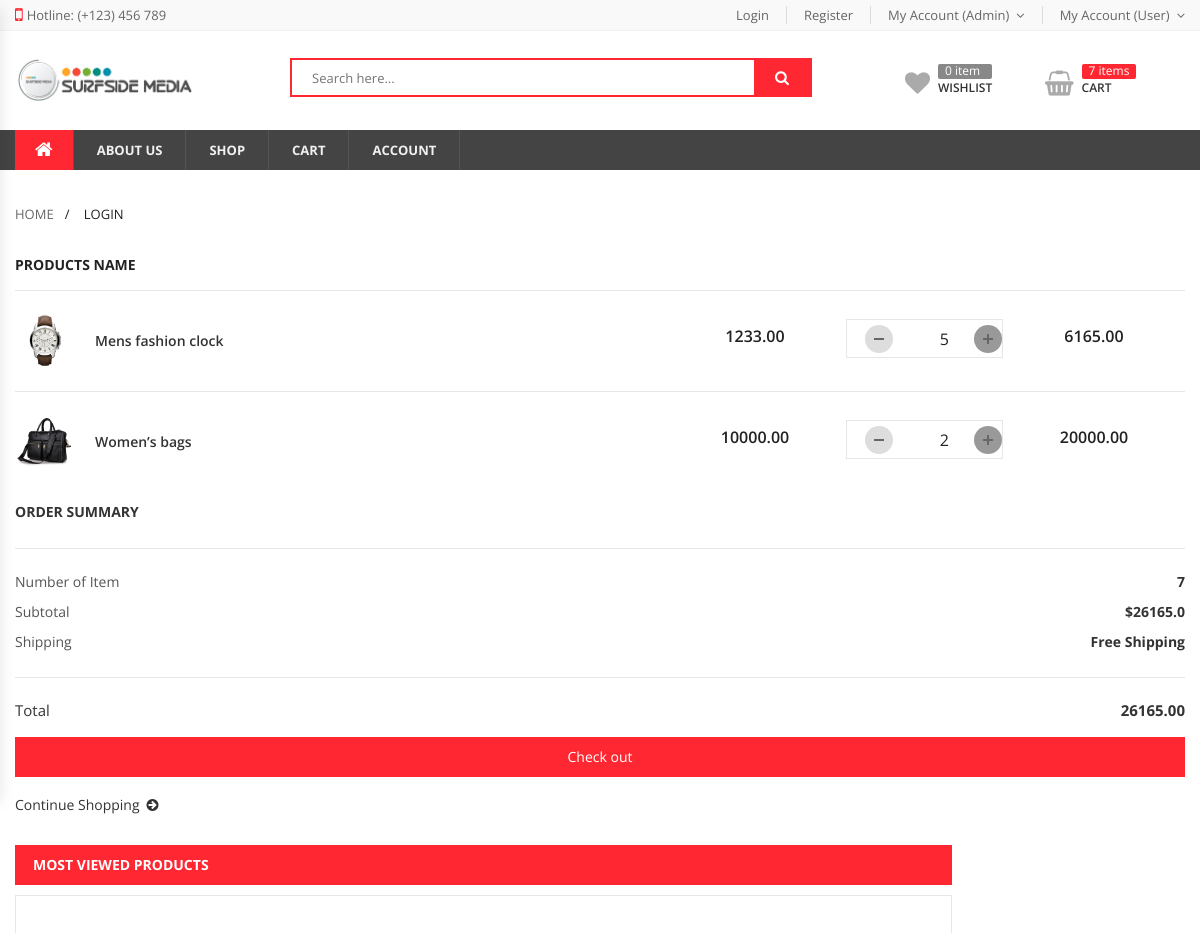
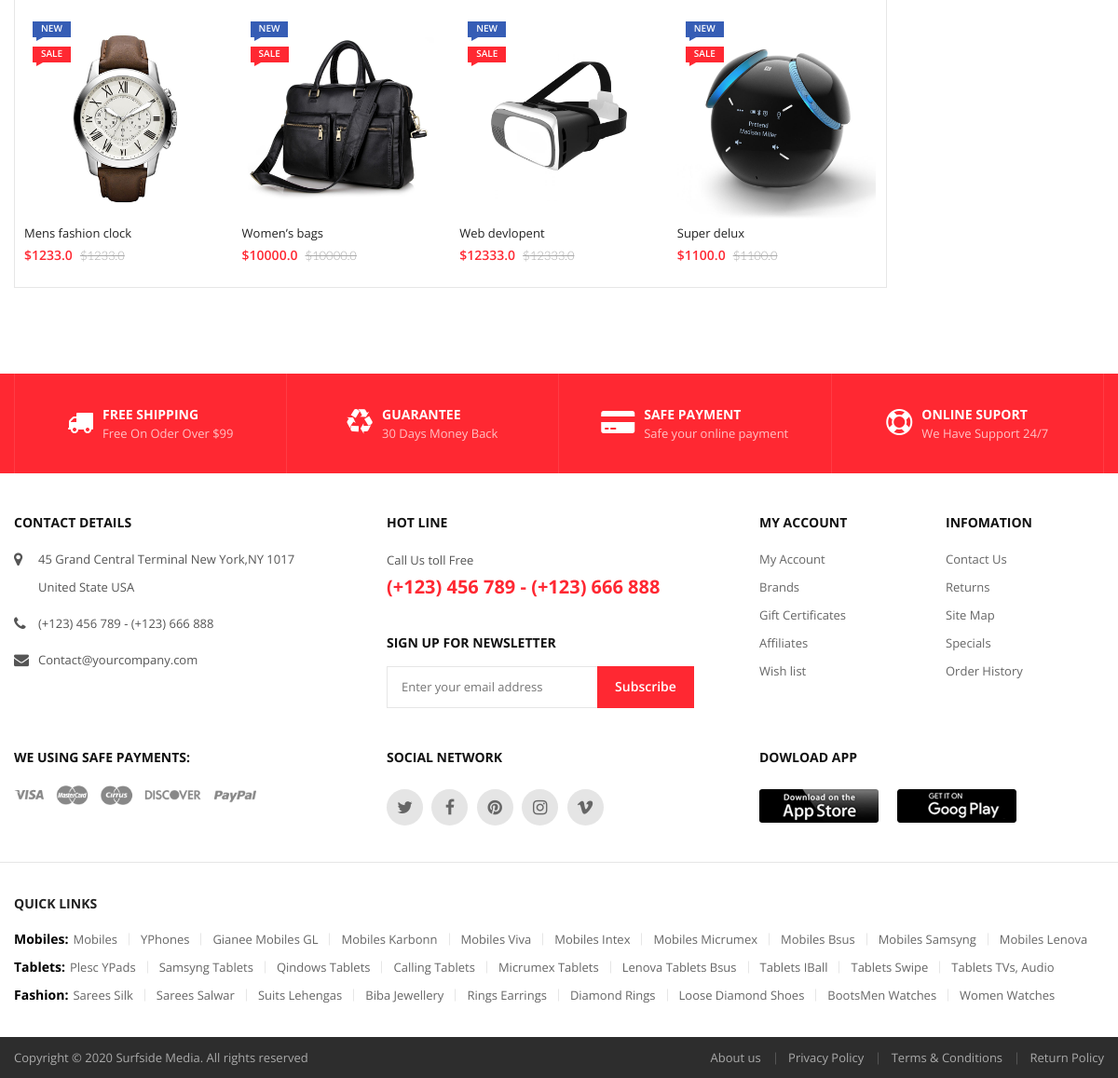
Screenshot of /products/cart/ (signed in) with the database file from the repository (2 pictures, top to bottom).
### orders/models.py (models this page shows, shortened)
class OrderItem(models.Model):
	product = models.ForeignKey(Product, on_delete=models.SET_NULL, null=True)
	order = models.ForeignKey(Order, on_delete=models.SET_NULL, null=True)
	quantity = models.IntegerField(default=0, null=True, blank=True)
	date_added = models.DateTimeField(auto_now_add=True)
	@property
	def get_total(self):
		total = self.product.price * self.quantity
		return total

class Order(models.Model):
	customer = models.ForeignKey(Accounts, on_delete=models.SET_NULL, null=True, blank=True)
	date_ordered = models.DateTimeField(auto_now_add=True)
	complete = models.BooleanField(default=False)
	transaction_id = models.CharField(max_length=100, null=True)
	@property
	def get_cart_total(self):
		orderitems = self.orderitem_set.all()
		total = sum([item.get_total for item in orderitems])
		return total
	@property
	def get_cart_items(self):
		orderitems = self.orderitem_set.all()
		total = sum([item.quantity for item in orderitems])
		return total

### products/models.py (models this page shows, shortened)
class Product(models.Model):
    name = models.CharField(max_length=100)
    price = models.FloatField()
    discount_price = models.FloatField(blank=True, null=True)
    category = models.ForeignKey(Category,related_name='products',on_delete=models.CASCADE)
    description = models.TextField(blank=True, null=True)
    image = models.ImageField(upload_to='product_img',default='/static/images/default/demo.jpg')
    available = models.BooleanField(default=True)
    created_at = models.DateTimeField(auto_now_add=True)
    updated_at = models.DateTimeField(auto_now=True)
    favourites = models.ManyToManyField(Accounts, related_name='favourite', default=None, blank=True)
    vendor = models.ForeignKey(Accounts, related_name='products', on_delete=models.CASCADE,blank=True, null=True)
    is_verified = models.BooleanField(
        _('verified'),
        default=False,
        help_text=_(
            'Designates whether this product has been verified.'
            'Un-verified will not show in website.'
        ),
    )

### products/views.py (the view)
# urls.py: path('cart/', cart, name="cart_page"),
@login_required(login_url='users:loginPage')
def cart(request):
	if request.user.is_authenticated:
		customer = request.user
		order, created = Order.objects.get_or_create(customer=customer, complete=False)
		items = order.orderitem_set.all()
		cartItems = order.get_cart_items
		products =Product.objects.filter(is_verified=True)[:5]
	else:
		items = []
		order = {'get_cart_total':0, 'get_cart_items':0, 'shipping':False}
		cartItems = order['get_cart_items']
	context = {
    'items':items,
    'order':order,
    'cartItems':cartItems,
    'products':products,
     }
	return render(request, 'orders/cart.html', context)

### products/context_processors.py (called while the page is built)
def cart_context(request):
    if request.user.is_authenticated:
        customer = request.user
        order, created = Order.objects.get_or_create(customer=customer, complete=False)
        cartItems = order.get_cart_items
        return{
            'cartItems':cartItems
        }

### users/models.py (called while the page is built)
    def __str__(self):
        return self.email

### templates/orders/cart.html (shortened to what this page needs)
{% extends 'base.html' %}
{% load static %}
{% block content %}
	<main id="main" class="main-site">
		<div class="container">
			<div class="wrap-breadcrumb">
				<ul>
					<li class="item-link"><a href="#" class="link">home</a></li>
					<li class="item-link"><span>login</span></li>
				</ul>
			</div>
			<div class=" main-content-area">
				<div class="wrap-iten-in-cart">
					<h3 class="box-title">Products Name</h3>
					<ul class="products-cart">
                        {% for item in items %}
						<li class="pr-cart-item">
							<div class="product-image">
								<figure><img src="{{item.product.image.url}}" alt=""></figure>
							</div>
							<div class="product-name">
								<a class="link-to-product" href="#">{{item.product.name}}</a>
							</div>
							<div class="price-field produtc-price">
								<p class="price">{{item.product.price|floatformat:2}}</p>
							</div>
							<div class="quantity">
								<div class="quantity-input">
									<a class="btn btn-increase add-to-cart" id="cartdata" data-action="add"   data-product="{{item.product.id}}" data-action="add" href="#"></a>
									<input type="text" name="product-quatity" value="{{item.quantity}}" data-max="120" pattern="[0-9]*" >
									<a class="btn btn-reduce add-to-cart" id="cartdata" data-action="remove"  data-product="{{item.product.id}}" data-action="remove" href="#"></a>
								</div>
							</div>
							<div class="price-field sub-total">
                                <p class="price">{{item.get_total|floatformat:2}}</p>
                            </div>
						</li>
                        {% endfor %}
					</ul>
				</div>
				<div class="summary">
					<div class="order-summary">
						<h4 class="title-box">Order Summary</h4>
						<p class="summary-info"><span class="title">Number of Item</span><b class="index">{{cartItems}}</b></p>
						<p class="summary-info"><span class="title">Subtotal</span><b class="index">${{order.get_cart_total}}</b></p>
						<p class="summary-info"><span class="title">Shipping</span><b class="index">Free Shipping</b></p>
						<p class="summary-info total-info "><span class="title">Total</span><b class="index">{{order.get_cart_total|floatformat:2}}</b></p>
					</div>
					<div class="checkout-info">
						<a class="btn btn-checkout" href="{% url 'products:checkout' %}">Check out</a>
						<a class="link-to-shop" href="{% url 'products:productPage' %}">Continue Shopping<i class="fa fa-arrow-circle-right" aria-hidden="true"></i></a>
					</div>
				</div>
				<div class="wrap-show-advance-info-box style-1 box-in-site">
					<h3 class="title-box">Most Viewed Products</h3>
					<div class="wrap-products">
						<div class="products slide-carousel owl-carousel style-nav-1 equal-container" data-items="5" data-loop="false" data-nav="true" data-dots="false" data-responsive='{"0":{"items":"1"},"480":{"items":"2"},"768":{"items":"3"},"992":{"items":"3"},"1200":{"items":"5"}}' >
							{% for product in products %}
							<div class="product product-style-2 equal-elem ">
								<div class="product-thumnail">
									<a href="{% url 'products:product_details' product.pk %}" title="T-Shirt Raw Hem Organic Boro Constrast Denim">
										<figure><img src="{{product.image.url}}" width="214" height="214" alt="T-Shirt Raw Hem Organic Boro Constrast Denim"></figure>
									</a>
									<div class="group-flash">
										<span class="flash-item new-label">new</span>
										<span class="flash-item sale-label">sale</span>
									</div>
									<div class="wrap-btn">
									</div>
								</div>
								<div class="product-info">
									<a href="{% url 'products:product_details' product.pk %}" class="product-name"><span>{{product.name}}</span></a>
									<div class="wrap-price"><ins><p class="product-price">${{product.price}}</p></ins> <del><p class="product-price">${{product.price}}</p></del></div>
								</div>
							</div>
							{% endfor %}
						</div>
					</div>
				</div>
			</div>
		</div>
	</main>
{% endblock %}

### static/css/color-01.css (style rules this page uses)
.product-style-1 .product-info .wrap-btn a::after, .primary .menu-item.home-icon, .center-section .wrap-search-form button, .wrap-banner .banner-link, .wrap-main-slide .slide-1 .btn-link, .wrap-main-slide .slide-3 .btn-link, .product-style-2 .product-thumnail .wrap-btn .function-link:hover, .wrap-footer-content .wrap-function-info, .wrap-newletter-footer .btn-submit, .wrap-footer-item .social-network ul li a:hover, .product-style-3 a.add-to-cart:hover, .widget.filter-widget .inline-round li a:hover, .widget.filter-widget .inline-round li a.active, .wrap-login-item .form-item .btn, .wrap-contacts .contact-box input[type="submit"], .wrap-icon-box .icon-box-item i, .aboutus-info.style-small-left .list-showups label input[type="radio"]:checked + span.check-box, .wrap-pagination-info .page-numbers li .page-number-item.current, .wrap-articles article .info a.btn-to-post:hover, .checkout-info .btn-checkout, .post-footer .comment-form fieldset.input-field input[type=submit], .wrap-product-detail .advance-info .tab-control a.active, #review_form_wrapper #review_form .comment-form p.form-submit input[type=submit], .wrap-product-detail .detail-info .wrap-butons .add-to-cart:hover, .wrap-product-detail .detail-info .quantity-input .btn:hover, .summary-item .btn, .choose-payment-methods .payment-method input[type=radio]:checked + span::before, .main-info-area .right-section .wrap-icon-section.minicart .index { background: #ff2832; }

### rows the page displays
OrderItem: product.image (picture), product.name "Mens fashion clock", product.price "1233.00", product-quatity "5", get_total "6165.00"
OrderItem: product.image (picture), product.name "Women’s bags", product.price "10000.00", product-quatity "2", get_total "20000.00"
Order: get_cart_total "26165.0", get_cart_total "26165.00"
Product: image (picture), name "Mens fashion clock", price "1233.0"
Product: image (picture), name "Women’s bags", price "10000.0"
Product: image (picture), name "Web devlopent", price "12333.0"
Product: image (picture), name "Super delux", price "1100.0"

### other values shown
{{ cartItems }} "7"
